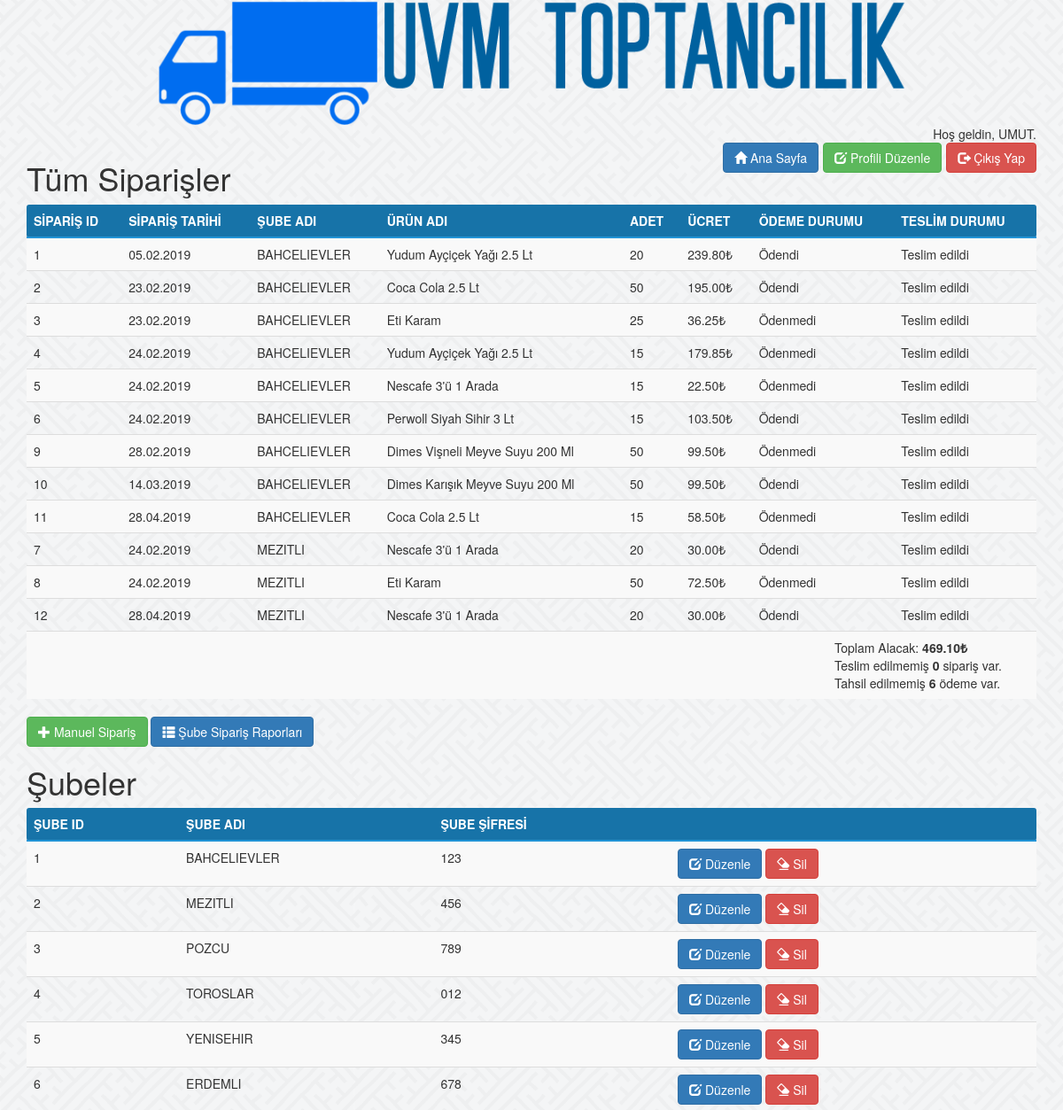
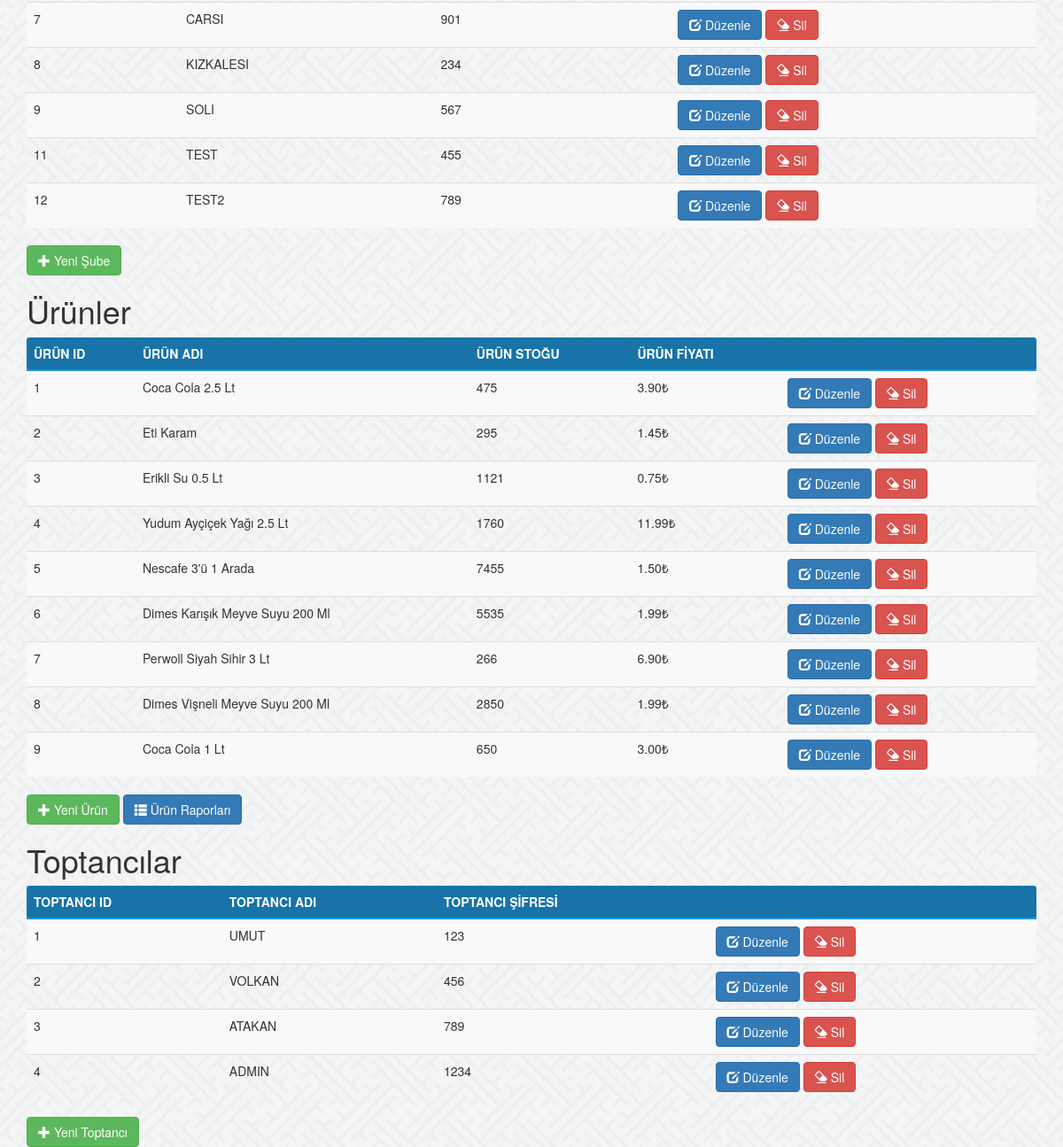
The app's page /admin/index.php (signed in) with its own data (2 pictures, top to bottom).
### tables this page shows
CREATE TABLE `siparisler` (
  `id` int(11) NOT NULL,
  `sube` int(11) NOT NULL,
  `urun` int(11) NOT NULL,
  `adet` int(11) NOT NULL,
  `ucret` decimal(13,2) NOT NULL,
  `tarih` date NOT NULL,
  `odeme` text NOT NULL
);

CREATE TABLE `subeler` (
  `id` int(11) NOT NULL,
  `ad` text NOT NULL,
  `sifre` text NOT NULL
);

CREATE TABLE `urunler` (
  `id` int(11) NOT NULL,
  `ad` text NOT NULL,
  `stok` int(11) NOT NULL,
  `fiyat` decimal(13,2) NOT NULL
);

CREATE TABLE `toptancilar` (
  `id` int(11) NOT NULL,
  `ad` text NOT NULL,
  `sifre` text NOT NULL
);

### usd_to_try.php (called while the page is built)
<?php
function usd_to_try($metin) {
    $yeni_metin = substr($metin, 0) . "₺";
    return $yeni_metin;
}
?>

### admin/panel.php (the view, shortened to what this page needs)
<?php
require '../config.php';
require '../usd_to_try.php';
if(isset($_SESSION["toptanciid"])) {
echo '
<!DOCTYPE html>
<html lang="tr">
  <head>
    <link rel="stylesheet" href="../css/bootstrap.min.css"/>
    <link rel="stylesheet" href="../css/style.css"/>
  </head>
  <body>
  <div class="container">
  <a href="index.php"><img class="img-responsive center-block" src="../images/logo.png" style="width:75%" title="UVM Toptancılık"/></a>
    <div class="pull-right">Hoş geldin, ' . $_SESSION["toptanciad"] . '.</div><br>
        <a class="btn btn-danger pull-right" onClick="cikisonay()"><span class="glyphicon glyphicon-log-out"></span> Çıkış Yap</a>
        <a class="btn btn-success pull-right" href="profiliduzenle.php" style="margin-right: 5px"><span class="glyphicon glyphicon-edit"></span> Profili Düzenle</a>
        <a class="btn btn-primary pull-right" href="index.php" style="margin-right: 5px"><span class="glyphicon glyphicon-home"></span> Ana Sayfa</a>
<h1> Tüm Siparişler </h1>
<table class="table table-striped">
<thead class="thead-dark">
<tr>
<th>SİPARİŞ ID</th>
<th>SİPARİŞ TARİHİ</th>
<th>ŞUBE ADI</th>
<th>ÜRÜN ADI</th>
<th>ADET</th>
<th>ÜCRET</th>
<th>ÖDEME DURUMU</th>
<th>TESLİM DURUMU</th>
</tr>
</thead>
<tbody>';
$siparisler = $db->prepare("
	SELECT siparisler.id,siparisler.tarih,subeler.ad sad,urunler.ad uad,siparisler.adet,siparisler.ucret,siparisler.odeme
	FROM siparisler
	INNER JOIN subeler ON siparisler.sube = subeler.id
	INNER JOIN urunler ON siparisler.urun = urunler.id
	ORDER BY sube ASC, id ASC");
$siparisler->execute();
$yolsiparis = 0;
$odenmemis = 0;
while ($row = $siparisler->fetch(PDO::FETCH_ASSOC)) {
	echo "<tr>";
	$id = $row['id'];
	echo "<td>" . $id . "</td>";
	$tarih = $row['tarih'];
	$ftarih = 	date('d.m.Y', strtotime($tarih));
	echo "<td>" . $ftarih . "</td>";
	$sube = $row['sad'];
	echo "<td>" . $sube . "</td>";
	$urun = $row['uad'];
	echo "<td>" . $urun . "</td>";
	$adet = $row['adet'];
	echo "<td>" . $adet . "</td>";
	$ucret = $row['ucret'];
	echo "<td>" . usd_to_try($ucret) . "</td>";
  $odeme = $row['odeme'];
  echo "<td>" . $odeme . "</td>";
  if($odeme == "Ödenmedi") {
    $odenmemis++;
  }
  $tarih1 = strtotime($tarih);
  $bugun = strtotime(date('Y-m-d'));
  $fark = $bugun - $tarih1;
  $teslimgunu = 3 - ($fark / 86400);
  if($fark >= 259200)
  {
    if($teslimgunu == 0)
    {
        echo "<td title='Bugün'>Teslim edildi</td>";
    }
    else {
        echo "<td title='" . substr($teslimgunu,1) . " gün önce'>Teslim edildi</td>";
    }
  }
  else {
    echo "<td title='". $teslimgunu . " gün kaldı'>Yolda</td>";
    $yolsiparis++;
  }
	echo "</tr>";
}
$sorgu = $db->prepare("SELECT sum(ucret) FROM siparisler WHERE odeme = 'Ödenmedi'");
$sorgu->execute();
$toplam = $sorgu->fetch(PDO::FETCH_ASSOC);
$sonuc = $toplam['sum(ucret)'];
if(isset($sonuc)) {
  echo "<td colspan='8' style='padding-left:80%'>Toplam Alacak: <strong>" . usd_to_try($sonuc) . "</strong>
  <br> Teslim edilmemiş<strong> " . $yolsiparis . " </strong> sipariş var.
  <br> Tahsil edilmemiş<strong> " . $odenmemis . "</strong> ödeme var.</td>";
}
else {
  echo "<td colspan='8' style='padding-left:80%'>Toplam Alacak: <strong>0₺</strong>
  <br> Teslim edilmemiş<strong> " . $yolsiparis . " </strong> sipariş var.
  <br> Tahsil edilmemiş<strong> " . $odenmemis . "</strong> ödeme var.</td>";
}
echo '</tbody>
</table>
<a class="btn btn-success" data-toggle="modal" data-target="#ManuelSiparisModal"><span class="glyphicon glyphicon-plus"></span> Manuel Sipariş</a>
<a class="btn btn-primary" data-toggle="modal" data-target="#SubeSiparisModal"><span class="glyphicon glyphicon-th-list"></span> Şube Sipariş Raporları</a>
<h1> Şubeler </h1>
<table class="table table-striped">
<thead class="thead-dark">
<tr>
<th>ŞUBE ID</th>
<th>ŞUBE ADI</th>
<th>ŞUBE ŞİFRESİ</th>
<th></th>
</tr>
</thead>
<tbody>';
$subeler = $db->prepare("SELECT * FROM subeler ORDER BY id ASC");
$subeler->execute();
while ($row = $subeler->fetch(PDO::FETCH_ASSOC)) {
  echo "<tr>";
  $id = $row['id'];
  echo "<td>" . $id . "</td>";
  $ad = $row['ad'];
  echo "<td>" . $ad . "</td>";
  $sifre = $row['sifre'];
  echo "<td>" . $sifre . "</td>";
  echo "<td> <a class='btn btn-primary' href='subeduzenle.php?id=". $id . "'><span class='glyphicon glyphicon-edit'></span> Düzenle</a>
  <a class='btn btn-danger' href='subesil.php?id=". $id . "'><span class='glyphicon glyphicon-erase'></span> Sil</a></td>";
  echo "</tr>";
}
echo '</tbody>
</table>
<a class="btn btn-success" data-toggle="modal" data-target="#YeniSubeModal"><span class="glyphicon glyphicon-plus"></span> Yeni Şube</a> </td>
<h1> Ürünler </h1>
<table class="table table-striped">
<thead class="thead-dark">
<tr>
<th>ÜRÜN ID</th>
<th>ÜRÜN ADI</th>
<th>ÜRÜN STOĞU</th>
<th>ÜRÜN FİYATI</th>
<th></th>
</tr>
</thead>
<tbody>';
$urunler = $db->prepare("SELECT * FROM urunler ORDER BY id ASC");
$urunler->execute();
while ($row = $urunler->fetch(PDO::FETCH_ASSOC)) {
  echo "<tr>";
  $id = $row['id'];
  echo "<td>" . $id . "</td>";
  $ad = $row['ad'];
  echo "<td>" . $ad . "</td>";
  $stok = $row['stok'];
  echo "<td>" . $stok . "</td>";
  $fiyat = $row['fiyat'];
  echo "<td>" . usd_to_try($fiyat) . "</td>";
  echo "<td> <a class='btn btn-primary' href='urunduzenle.php?id=". $id . "'><span class='glyphicon glyphicon-edit'></span> Düzenle</a>
  <a class='btn btn-danger' href='urunsil.php?id=". $id . "'><span class='glyphicon glyphicon-erase'></span> Sil</a></td>";
  echo "</tr>";
}
echo '</tbody>
</table>
<a class="btn btn-success" data-toggle="modal" data-target="#YeniUrunModal"><span class="glyphicon glyphicon-plus"></span> Yeni Ürün</a> </td>
<a class="btn btn-primary" data-toggle="modal" data-target="#UrunRaporModal"><span class="glyphicon glyphicon-th-list"></span> Ürün Raporları</a>';
echo '<h1> Toptancılar </h1>
<table class="table table-striped">
<thead class="thead-dark">
<tr>
<th>TOPTANCI ID</th>
<th>TOPTANCI ADI</th>
<th>TOPTANCI ŞİFRESİ</th>
<th></th>
</tr>
</thead>
<tbody>';
$toptancilar = $db->prepare("SELECT * FROM toptancilar ORDER BY id ASC");
$toptancilar->execute();
while ($row = $toptancilar->fetch(PDO::FETCH_ASSOC)) {
  echo "<tr>";
  $id = $row['id'];
  echo "<td>" . $id . "</td>";
  $ad = $row['ad'];
  echo "<td>" . $ad . "</td>";
  $sifre = $row['sifre'];
  echo "<td>" . $sifre . "</td>";
  echo "<td> <a class='btn btn-primary' href='toptanciduzenle.php?id=". $id . "'><span class='glyphicon glyphicon-edit'></span> Düzenle</a>
  <a class='btn btn-danger' href='toptancisil.php?id=". $id . "'><span class='glyphicon glyphicon-erase'></span> Sil</a></td>";
  echo "</tr>";
}
echo '</tbody>
</table>
<a class="btn btn-success" data-toggle="modal" data-target="#YeniToptanciModal"><span class="glyphicon glyphicon-plus"></span> Yeni Toptancı</a> </td>';
echo '<div id="ManuelSiparisModal" class="modal fade" role="dialog">
  <div class="modal-dialog modal-ku">
    <div class="modal-content">
      <div class="modal-header">
        <button type="button" class="close" data-dismiss="modal">&times;</button>
        <h4 class="modal-title">Manuel Sipariş</h4>
      </div>
      <div class="modal-body">
  <form name="manuelsiparisform" method="post" action="manuelsiparis.php" onsubmit="return manuelSiparisFormDogrula()">
    <div class="form-group row">
      <div class="col-sm-12">
      <label for="name">Ürün Seçiniz</label>
      <select name="urun" onchange="siparisTutari(this.value,form.adet.value)">';
      echo '</select>
      </div>
    </div>
    <div class="form-group row">
      <div class="col-sm-12">
      <label for="name">Şube Seçiniz</label>
      <select name="sube">';
      echo '</select>
      </div>
    </div>
    <div class="form-group row">
      <div class="col-sm-12">
      <label for="name">Adet</label>
      <input type="text" class="form-control" name="adet" id="ex1" autocomplete="off" onkeyup="siparisTutari(form.urun.value,this.value)" onkeypress="return sayiKontrol(event)">
      </div>
    </div>
    <div class="checkbox">
      <label><input type="checkbox" name="odeme"> Ödeme Tahsil Edildi</label>
    </div>
    <p id="tutar"></p>
      </div>
      <div class="modal-footer">
        <input type="submit" class="btn btn-success" value="Siparişi Tamamla">
        <button type="button" class="btn btn-default" data-dismiss="modal">Kapat</button>
      </div>
  </form>
    </div>
  </div>
</div>
<div id="SubeSiparisModal" class="modal fade" role="dialog">
  <div class="modal-dialog modal-sm">
    <div class="modal-content">
      <div class="modal-header">
        <button type="button" class="close" data-dismiss="modal">&times;</button>
        <h4 class="modal-title">Şube Sipariş Raporları</h4>
      </div>
      <div class="modal-body">
  <form name="form1" method="post" action="subesiparis.php">
    <div class="form-group row">
      <div class="col-sm-12">
      <label for="name">Şube Seçiniz</label>
      <select name="sube">';
echo '</select>
      </div>
    </div>
      </div>
      <div class="modal-footer">
        <input type="submit" class="btn btn-success" value="Göster">
        <button type="button" class="btn btn-default" data-dismiss="modal">Kapat</button>
      </div>
  </form>
    </div>
  </div>
</div>
<div id="UrunRaporModal" class="modal fade" role="dialog">
  <div class="modal-dialog modal-sm">
    <div class="modal-content">
      <div class="modal-header">
        <button type="button" class="close" data-dismiss="modal">&times;</button>
        <h4 class="modal-title">Ürün Raporları</h4>
      </div>
      <div class="modal-body">
  <form name="form1" method="post" action="urunrapor.php">
    <div class="form-group row">
      <div class="col-sm-12">
      <label for="name">Ürün Seçiniz</label>
      <select name="urun">';
echo '</select>
      </div>
    </div>
      </div>
    </div>
  </div>
</div>
</div>';
echo"
</body>
</html>";
}
else {
  header("Location: index.php");
}
?>

### css/style.css (style rules this page uses)
body { background-image: url("../images/sayagata.png"); background-repeat: repeat; }
img { opacity: 1; }
.table .thead-dark th { color: #fff; background-color: #1773a8; border-color: #2294d6; }
table th:nth-child(1) { border-radius: 3px 0px 0px 3px; }
table th:nth-last-child(1) { border-radius: 0px 3px 3px 0px; }

### records on screen
siparisler: id "1", tarih "05.02.2019", subeler.ad "BAHCELIEVLER", urunler.ad "Yudum Ayçiçek Yağı 2.5 Lt", adet "20", ucret "239.80₺", odeme "Ödendi"
siparisler: id "2", tarih "23.02.2019", subeler.ad "BAHCELIEVLER", urunler.ad "Coca Cola 2.5 Lt", adet "50", ucret "195.00₺", odeme "Ödendi"
siparisler: id "3", tarih "23.02.2019", subeler.ad "BAHCELIEVLER", urunler.ad "Eti Karam", adet "25", ucret "36.25₺", odeme "Ödenmedi"
siparisler: id "4", tarih "24.02.2019", subeler.ad "BAHCELIEVLER", urunler.ad "Yudum Ayçiçek Yağı 2.5 Lt", adet "15", ucret "179.85₺", odeme "Ödenmedi"
siparisler: id "5", tarih "24.02.2019", subeler.ad "BAHCELIEVLER", urunler.ad "Nescafe 3'ü 1 Arada", adet "15", ucret "22.50₺", odeme "Ödenmedi"
siparisler: id "6", tarih "24.02.2019", subeler.ad "BAHCELIEVLER", urunler.ad "Perwoll Siyah Sihir 3 Lt", adet "15", ucret "103.50₺", odeme "Ödendi"
siparisler: id "9", tarih "28.02.2019", subeler.ad "BAHCELIEVLER", urunler.ad "Dimes Vişneli Meyve Suyu 200 Ml", adet "50", ucret "99.50₺", odeme "Ödenmedi"
siparisler: id "10", tarih "14.03.2019", subeler.ad "BAHCELIEVLER", urunler.ad "Dimes Karışık Meyve Suyu 200 Ml", adet "50", ucret "99.50₺", odeme "Ödendi"
siparisler: id "11", tarih "28.04.2019", subeler.ad "BAHCELIEVLER", urunler.ad "Coca Cola 2.5 Lt", adet "15", ucret "58.50₺", odeme "Ödenmedi"
siparisler: id "7", tarih "24.02.2019", subeler.ad "MEZITLI", urunler.ad "Nescafe 3'ü 1 Arada", adet "20", ucret "30.00₺", odeme "Ödendi"
siparisler: id "8", tarih "24.02.2019", subeler.ad "MEZITLI", urunler.ad "Eti Karam", adet "50", ucret "72.50₺", odeme "Ödenmedi"
siparisler: id "12", tarih "28.04.2019", subeler.ad "MEZITLI", urunler.ad "Nescafe 3'ü 1 Arada", adet "20", ucret "30.00₺", odeme "Ödendi"
subeler: id "1", ad "BAHCELIEVLER", sifre "123"
subeler: id "2", ad "MEZITLI", sifre "456"
subeler: id "3", ad "POZCU", sifre "789"
subeler: id "4", ad "TOROSLAR", sifre "012"
subeler: id "5", ad "YENISEHIR", sifre "345"
subeler: id "6", ad "ERDEMLI", sifre "678"
subeler: id "7", ad "CARSI", sifre "901"
subeler: id "8", ad "KIZKALESI", sifre "234"
subeler: id "9", ad "SOLI", sifre "567"
subeler: id "11", ad "TEST", sifre "455"
subeler: id "12", ad "TEST2", sifre "789"
urunler: id "1", ad "Coca Cola 2.5 Lt", stok "475", fiyat "3.90₺"
urunler: id "2", ad "Eti Karam", stok "295", fiyat "1.45₺"
urunler: id "3", ad "Erikli Su 0.5 Lt", stok "1121", fiyat "0.75₺"
urunler: id "4", ad "Yudum Ayçiçek Yağı 2.5 Lt", stok "1760", fiyat "11.99₺"
urunler: id "5", ad "Nescafe 3'ü 1 Arada", stok "7455", fiyat "1.50₺"
urunler: id "6", ad "Dimes Karışık Meyve Suyu 200 Ml", stok "5535", fiyat "1.99₺"
urunler: id "7", ad "Perwoll Siyah Sihir 3 Lt", stok "266", fiyat "6.90₺"
urunler: id "8", ad "Dimes Vişneli Meyve Suyu 200 Ml", stok "2850", fiyat "1.99₺"
urunler: id "9", ad "Coca Cola 1 Lt", stok "650", fiyat "3.00₺"
toptancilar: id "1", ad "UMUT", sifre "123"
toptancilar: id "2", ad "VOLKAN", sifre "456"
toptancilar: id "3", ad "ATAKAN", sifre "789"
toptancilar: id "4", ad "ADMIN", sifre "1234"

### other values on screen
$_SESSION["toptanciad"] "UMUT"
usd_to_try($sonuc) "469.10₺"
$yolsiparis "0"
$odenmemis "6"
